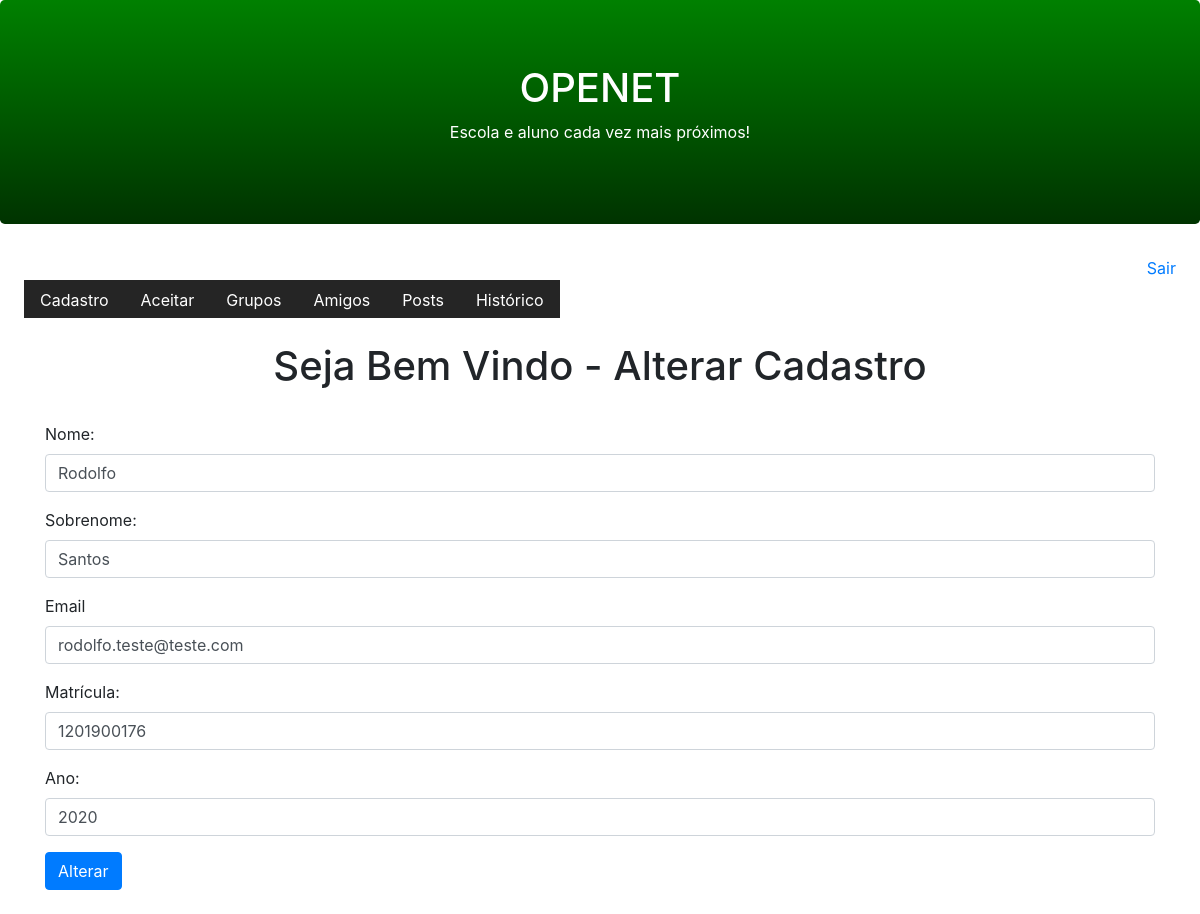
/aluno/register/ (signed in), run on the app's committed database.
### core/models.py (models this page shows)
class User(AbstractUser):
    matricula = models.CharField(max_length=100)
    ano = models.IntegerField(blank=True, null=True)
    curso = models.CharField(max_length=100)
    ativo = models.BooleanField(default=False)

### core/views.py (the view)
# urls.py: path('aluno/register/', views.register_aluno),
@login_required(login_url='/login/')
def register_aluno(request):
    args = {'user': request.user}
    return render(request, 'register-aluno.html',args)

### core/templates/register-aluno.html (shortened to what this page needs)
{% extends "model-page.html" %}
{% load crispy_forms_tags %}
{% block content %}
    <h1 class="text-center">Seja Bem Vindo - Alterar Cadastro</h1>
    <br>
    <form enctype="multipart/form-data" action="submit", method="POST">{% csrf_token %}
        <div class="container">
            <div class="form-group">
                <label for="first_name">Nome:</label>
                <input type="text" class="form-control" name="first_name" value="{{ user.first_name }}">
            </div>
            <div class="form-group">
                <label for="last_name">Sobrenome:</label>
                <input type="text" class="form-control" name="last_name" value="{{ user.last_name }}">
            </div>
            <div class="form-group">
                <label for="email">Email</label>
                <input type="email" class="form-control" name="email" value="{{ user.email }}">
            </div>
            <div class="form-group">
                <label for="matricula">Matrícula:</label>
                <input type="text" class="form-control" name="matricula" value="{{ user.matricula }}">
            </div>
            <div class="form-group">
                <label for="ano">Ano:</label>
                <input type="text" class="form-control" name="ano" value="{{ user.ano }}">
            </div>
            <button type="submit" class="btn btn-primary">
                {% if user %}
                    Alterar
                {% else %}
                    Cadastrar
                {% endif %}
            </button>
        </div>
      </form>
      <br>
{% endblock %}

### data on the page
User: first_name "Rodolfo", last_name "Santos", email "rodolfo.teste@teste.com", matricula "1201900176", ano "2020"
